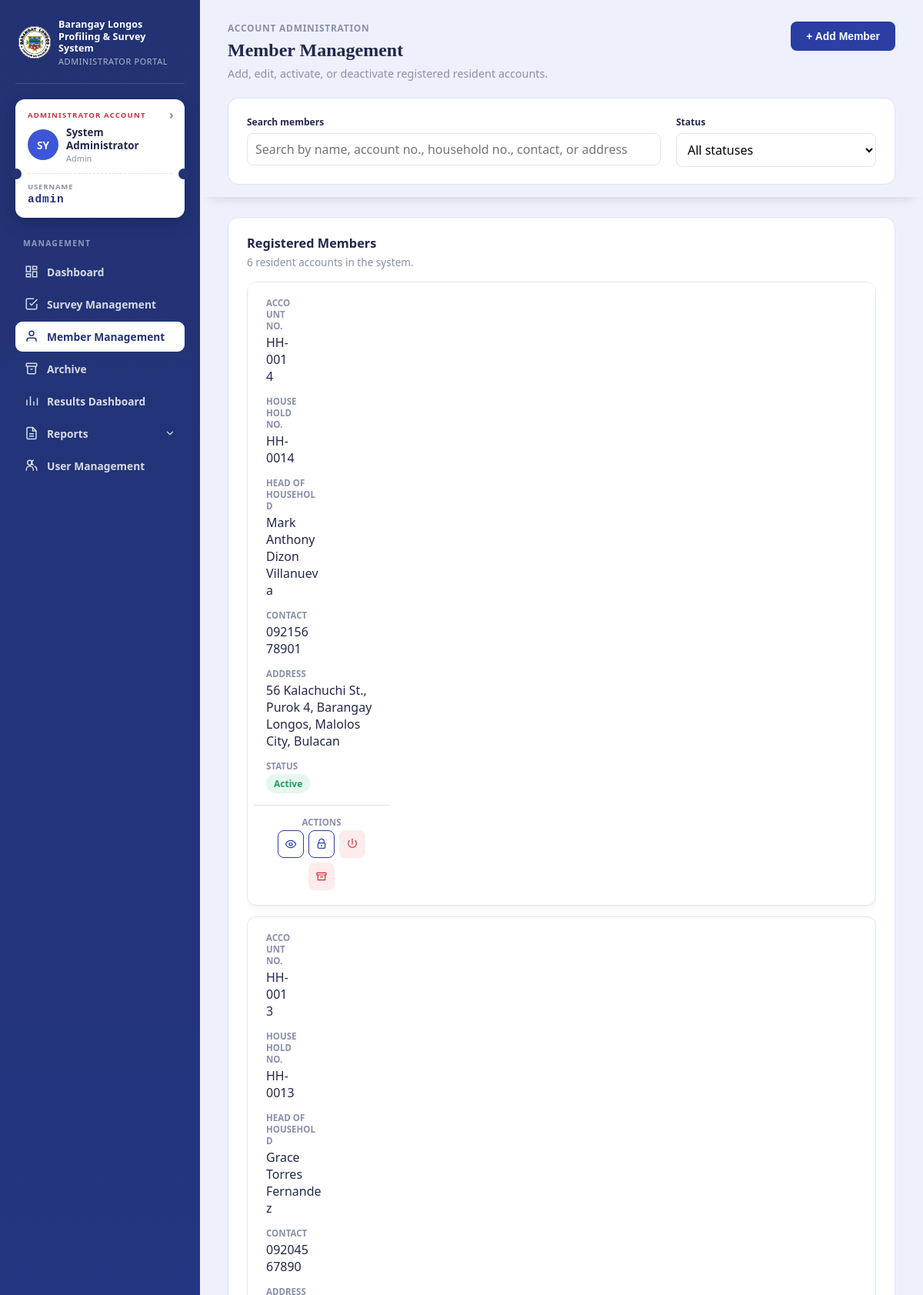
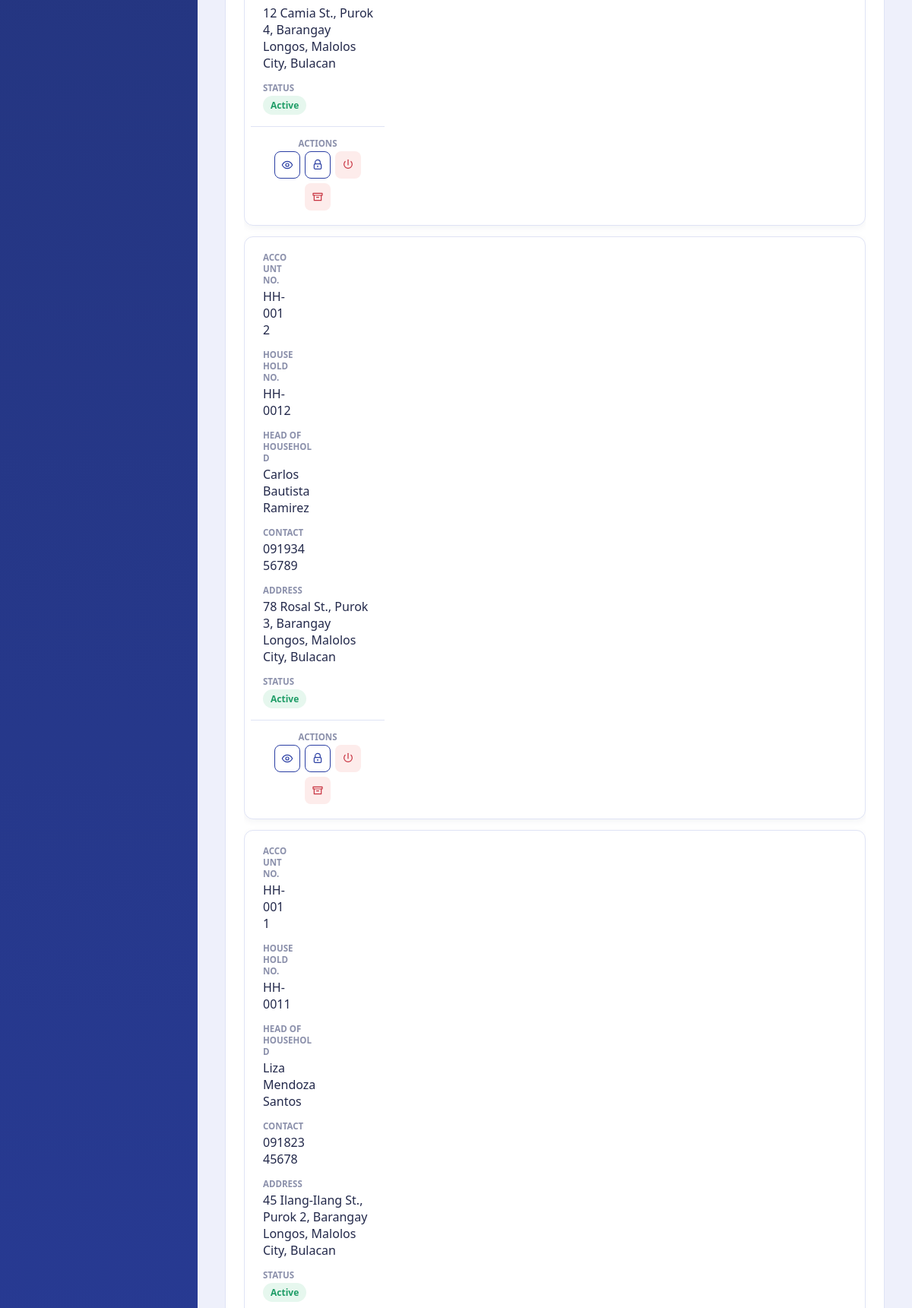
The app's page /admin/pages/members.php (signed in, upper part) with its own data (2 pictures, top to bottom).
### tables this page shows
CREATE TABLE `staff_admin` (
  `id` int(10) UNSIGNED NOT NULL,
  `username` varchar(80) NOT NULL,
  `full_name` varchar(120) NOT NULL,
  `password_hash` varchar(255) NOT NULL,
  `role` enum('admin','staff') NOT NULL DEFAULT 'staff',
  `contact_number` varchar(30) NOT NULL DEFAULT '',
  `address` text NOT NULL,
  `birthday` date DEFAULT NULL,
  `is_active` tinyint(1) NOT NULL DEFAULT 1,
  `archived_at` timestamp NULL DEFAULT NULL,
  `created_at` timestamp NULL DEFAULT current_timestamp()
);

CREATE TABLE `residents` (
  `id` int(10) UNSIGNED NOT NULL,
  `resident_number` varchar(30) NOT NULL,
  `household_number` varchar(30) NOT NULL,
  `head_name` varchar(120) NOT NULL,
  `contact_number` varchar(30) NOT NULL,
  `address` text NOT NULL,
  `purok` varchar(20) DEFAULT NULL,
  `is_active` tinyint(1) NOT NULL DEFAULT 1,
  `password_hash` varchar(255) NOT NULL,
  `must_change_password` tinyint(1) NOT NULL DEFAULT 1,
  `archived_at` timestamp NULL DEFAULT NULL,
  `created_at` timestamp NULL DEFAULT current_timestamp(),
  `updated_at` timestamp NULL DEFAULT current_timestamp() ON UPDATE current_timestamp()
);

### config/auth.php (called while the page is built, shortened)
<?php
require_once __DIR__ . '/database.php';
function h(?string $value): string
{
    return htmlspecialchars((string) $value, ENT_QUOTES, 'UTF-8');
}

### config/database.php (called while the page is built, shortened)
<?php
function database(): PDO
{
    static $connection = null;
    if ($connection instanceof PDO) {
        return $connection;
    }
    $connection = new PDO(
        'mysql:host=' . DB_HOST . ';dbname=' . DB_NAME . ';charset=utf8mb4',
        DB_USER,
        DB_PASS,
        [
            PDO::ATTR_ERRMODE => PDO::ERRMODE_EXCEPTION,
            PDO::ATTR_DEFAULT_FETCH_MODE => PDO::FETCH_ASSOC,
            PDO::ATTR_EMULATE_PREPARES => false,
        ]
    );
    $connection->exec("SET time_zone = '+08:00'");
    return $connection;
}

### config/admin_auth.php (called while the page is built, shortened)
<?php
require_once __DIR__ . '/auth.php';
function current_admin(): ?array
{
    $statement = database()->prepare('SELECT id, username, full_name, role, contact_number, address, birthday FROM staff_admin WHERE id = ? AND is_active = 1 LIMIT 1');
    $statement->execute([$_SESSION['admin_id']]);
    return $statement->fetch() ?: null;
}
function require_admin(): array
{
    $admin = current_admin();
    return $admin;
}

### admin/pages/members.php (the view, shortened to what this page needs)
<?php
require_once __DIR__ . '/../../config/admin_auth.php';
$admin = require_admin();
$db = database();
$perPage = 10;
$search = trim((string) ($_GET['q'] ?? ''));
$statusFilter = (string) ($_GET['status'] ?? 'all');
$statusFilter = in_array($statusFilter, ['all', 'active', 'inactive'], true) ? $statusFilter : 'all';
$where = ['archived_at IS NULL'];
$params = [];
$whereSql = $where ? ('WHERE ' . implode(' AND ', $where)) : '';
$countStatement = $db->prepare("SELECT COUNT(*) FROM residents $whereSql");
$countStatement->execute($params);
$memberCount = (int) $countStatement->fetchColumn();
$pageCount = max(1, (int) ceil($memberCount / $perPage));
$page = min(max(1, (int) ($_GET['page'] ?? 1)), $pageCount);
$offset = ($page - 1) * $perPage;
$memberStatement = $db->prepare(
    "SELECT id, resident_number, household_number, head_name, contact_number, address, is_active
     FROM residents
     $whereSql
     ORDER BY id DESC
     LIMIT $perPage OFFSET $offset"
);
$memberStatement->execute($params);
$members = $memberStatement->fetchAll();
function render_member_results(array $members, int $memberCount, int $perPage, string $search, string $statusFilter, int $page, int $pageCount): string
{
    ?>
        <div class="card-title-row">
            <div>
                <div class="card-title">Registered Members</div>
                <div class="card-desc"><?=$memberCount?> resident account<?=$memberCount===1?'':'s'?> in the system.</div>
            </div>
        </div>
        <table class="responsive-table member-table">
            <tbody>
            <?php foreach ($members as $m): ?>
                <tr>
                    <td data-label="Account No."><?=h($m['resident_number'])?></td>
                    <td data-label="Household No."><?=h($m['household_number'])?></td>
                    <td data-label="Head of Household"><?=h($m['head_name'])?></td>
                    <td data-label="Contact"><?=h($m['contact_number'])?></td>
                    <td data-label="Address"><?=h($m['address'])?></td>
                    <td data-label="Status"><span class="status-pill <?=$m['is_active']?'is-active':'is-inactive'?>"><?=$m['is_active']?'Active':'Deactivated'?></span></td>
                    <td data-label="Actions">
                        <div class="row-actions">
                            <a class="btn btn-outline btn-sm icon-action" href="resident_view.php?id=<?=(int) $m['id']?>" aria-label="View full record" data-tooltip="View / Edit full record"><svg viewBox="0 0 24 24" aria-hidden="true"><path d="M2 12s3.5-7 10-7 10 7 10 7-3.5 7-10 7-10-7-10-7Z"/><circle cx="12" cy="12" r="3"/></svg></a>
                            <?php
                                $resetConfirm = json_encode([
                                    'title' => 'Reset this member\'s password?',
                                    'description' => 'A new temporary password will be generated for ' . $m['head_name'] . '. They will need to use it to log in again.',
                                    'confirmLabel' => 'Yes, reset password',
                                    'variant' => 'danger',
                                ], JSON_HEX_APOS | JSON_HEX_QUOT);
                                $toggleConfirm = json_encode([
                                    'title' => ($m['is_active'] ? 'Deactivate' : 'Activate') . ' this member account?',
                                    'description' => $m['is_active']
                                        ? $m['head_name'] . ' will no longer be able to log in or answer surveys until reactivated.'
                                        : $m['head_name'] . ' will be able to log in and answer surveys again.',
                                    'confirmLabel' => $m['is_active'] ? 'Yes, deactivate' : 'Yes, activate',
                                    'variant' => $m['is_active'] ? 'danger' : 'info',
                                ], JSON_HEX_APOS | JSON_HEX_QUOT);
                            ?>
                            <form action="../../process/update_member.php" method="post" data-confirm-modal='<?=$resetConfirm?>'>
                                <button class="btn btn-outline btn-sm icon-action" type="submit" aria-label="Reset password" data-tooltip="Reset password"><svg viewBox="0 0 24 24" aria-hidden="true"><path d="M7 10V7a5 5 0 0 1 10 0v3"/><rect x="5" y="10" width="14" height="10" rx="2"/><path d="M12 14v2"/></svg></button>
                            </form>
                            <form action="../../process/update_member.php" method="post" data-confirm-modal='<?=$toggleConfirm?>'>
                                <button class="btn btn-sm <?=$m['is_active']?'btn-danger':'btn-primary'?> icon-action" type="submit" aria-label="<?=$m['is_active']?'Deactivate':'Activate'?> member" data-tooltip="<?=$m['is_active']?'Deactivate':'Activate'?>"><svg viewBox="0 0 24 24" aria-hidden="true"><path d="M12 2v10"/><path d="M6.2 5.2a8 8 0 1 0 11.6 0"/></svg></button>
                            </form>
                            <?php
                                $archiveConfirm = json_encode([
                                    'title' => 'Move this resident record to the archive?',
                                    'description' => $m['head_name'] . '\'s record will be moved to the Archive and their account deactivated. You can restore it or delete it permanently from the Archive.',
                                    'confirmLabel' => 'Yes, move to archive',
                                    'variant' => 'danger',
                                ], JSON_HEX_APOS | JSON_HEX_QUOT);
                            ?>
                            <form action="../../process/admin_archive_resident.php" method="post" data-confirm-modal='<?=$archiveConfirm?>'>
                                <button class="btn btn-danger btn-sm icon-action" type="submit" aria-label="Archive resident record" data-tooltip="Move to archive"><svg viewBox="0 0 24 24" aria-hidden="true"><path d="M3 5h18v4H3z"/><path d="M5 9v10h14V9"/><path d="M10 13h4"/></svg></button>
                            </form>
                        </div>
                    </td>
                </tr>
            <?php endforeach; ?>
            </tbody>
        </table>
    <?php
    return (string) ob_get_clean();
}
$resultsHtml = render_member_results($members, $memberCount, $perPage, $search, $statusFilter, $page, $pageCount);
?>
<!doctype html>
<html lang="en">
<head>
<link rel="stylesheet" href="../../assets/css/dashboard.css?v=13">
<link rel="stylesheet" href="../css/logout.css">
<link rel="stylesheet" href="../../assets/css/admin-management.css?v=3">
<link rel="stylesheet" href="../css/members.css?v=12">
<link rel="stylesheet" href="../../assets/css/profile.css?v=5">
<link rel="stylesheet" href="../css/confirm-modal.css?v=3">
</head>
<body>
<div class="portal-shell">
<aside class="sidebar">
    <div class="sidebar-brand"><div class="sidebar-seal"><img src="../../assets/img/barangay-longos-logo.jpg" alt="Barangay Longos Logo"></div><div class="wordmark">Barangay Longos<br>Profiling &amp; Survey System<small>Administrator Portal</small></div></div>
    <div class="id-card" data-navigate-href="admin_profile.php"><div class="id-eyebrow"><?= $admin['role'] === 'admin' ? 'Administrator Account' : 'Staff Account' ?></div><div class="id-card-row"><div class="id-avatar"><?= h(strtoupper(substr($admin['full_name'], 0, 2))) ?></div><div class="id-card-name"><?=h($admin['full_name'])?><small><?=h(ucfirst($admin['role']))?></small></div></div><div class="id-card-perf"></div><div class="id-card-number"><span>Username</span><?= h($admin['username']) ?></div></div>
    <nav class="nav-group"><span class="nav-label">Management</span>
        <a class="nav-link" href="dashboard.php"><span class="nav-icon"><svg viewBox="0 0 24 24" fill="none" stroke="currentColor" stroke-width="2"><rect x="3" y="3" width="7" height="9"/><rect x="14" y="3" width="7" height="5"/><rect x="14" y="12" width="7" height="9"/><rect x="3" y="16" width="7" height="5"/></svg></span>Dashboard</a>
        <a class="nav-link" href="surveys.php"><span class="nav-icon"><svg viewBox="0 0 24 24" fill="none" stroke="currentColor" stroke-width="2"><path d="M9 11l3 3L22 4"/><path d="M21 12v7a2 2 0 0 1-2 2H5a2 2 0 0 1-2-2V5a2 2 0 0 1 2-2h11"/></svg></span>Survey Management</a>
        <a class="nav-link" href="members.php" aria-current="page"><span class="nav-icon"><svg viewBox="0 0 24 24" fill="none" stroke="currentColor" stroke-width="2"><path d="M20 21v-2a4 4 0 0 0-4-4H8a4 4 0 0 0-4 4v2"/><circle cx="12" cy="7" r="4"/></svg></span>Member Management</a><a class="nav-link" href="archive.php"><span class="nav-icon"><svg viewBox="0 0 24 24" fill="none" stroke="currentColor" stroke-width="2"><rect x="3" y="3" width="18" height="5" rx="1"/><path d="M5 8v11a2 2 0 0 0 2 2h10a2 2 0 0 0 2-2V8"/><line x1="10" y1="13" x2="14" y2="13"/></svg></span>Archive</a>
        <a class="nav-link" href="results.php"><span class="nav-icon"><svg viewBox="0 0 24 24" fill="none" stroke="currentColor" stroke-width="2"><line x1="4" y1="20" x2="4" y2="10"/><line x1="10" y1="20" x2="10" y2="4"/><line x1="16" y1="20" x2="16" y2="13"/><line x1="22" y1="20" x2="22" y2="7"/></svg></span>Results Dashboard</a>
        <div class="nav-group-item">
            <button type="button" class="nav-link nav-parent" aria-expanded="false"><span class="nav-icon"><svg viewBox="0 0 24 24" fill="none" stroke="currentColor" stroke-width="2"><path d="M14 2H6a2 2 0 0 0-2 2v16a2 2 0 0 0 2 2h12a2 2 0 0 0 2-2V8z"/><path d="M14 2v6h6"/><line x1="8" y1="13" x2="16" y2="13"/><line x1="8" y1="17" x2="16" y2="17"/></svg></span>
                <span>Reports</span>
                <svg class="nav-chevron" viewBox="0 0 24 24" fill="none" stroke="currentColor" stroke-width="2" stroke-linecap="round" stroke-linejoin="round"><polyline points="6 9 12 15 18 9"/></svg>
            </button>
        </div>
        <?php if ($admin['role'] === 'admin'): ?><a class="nav-link" href="users.php"><span class="nav-icon"><svg viewBox="0 0 24 24" fill="none" stroke="currentColor" stroke-width="2"><circle cx="9" cy="7" r="4"/><path d="M3 21v-2a6 6 0 0 1 12 0v2"/><path d="M16 11a4 4 0 0 1 0-8"/><path d="M21 21v-2a6 6 0 0 0-4-5.7"/></svg></span>User Management</a><?php endif; ?>
    </nav>
</aside>
<main class="main">
    <div class="sticky-head">
    <div class="topbar">
        <div>
            <div class="page-eyebrow">Account administration</div>
            <h1 class="page-title">Member Management</h1>
            <p class="page-sub">Add, edit, activate, or deactivate registered resident accounts.</p>
        </div>
        <button class="btn btn-primary" type="button" onclick="openAddMemberModal()">+ Add Member</button>
    </div>
    <form class="member-filters card" method="get" id="memberFilterForm">
        <div class="member-filters-row">
            <label class="member-filter-field">
                <span class="member-filter-label">Search members</span>
                <input type="search" name="q" id="memberSearchInput" value="<?= h($search) ?>" placeholder="Search by name, account no., household no., contact, or address" autocomplete="off">
            </label>
            <label class="member-filter-field member-filter-field-status">
                <span class="member-filter-label">Status</span>
                <select name="status" id="memberStatusSelect">
                    <option value="all" <?= $statusFilter === 'all' ? 'selected' : '' ?>>All statuses</option>
                </select>
            </label>
        </div>
    </form>
    </div>
    <div class="card members-list-card">
        <div id="memberResults"><?= $resultsHtml ?></div>
    </div>
</main>
</div>
</body>
</html>

### records on screen
staff_admin: full_name "SY", full_name "System Administrator", role "Admin", username "admin"
residents: resident_number "HH-0014", household_number "HH-0014", head_name "Mark Anthony Dizon Villanueva", contact_number "09215678901", address "56 Kalachuchi St., Purok 4, Barangay Longos, Malolos City, Bulacan", is_active "Active"
residents: resident_number "HH-0013", household_number "HH-0013", head_name "Grace Torres Fernandez", contact_number "09204567890", address "12 Camia St., Purok 4, Barangay Longos, Malolos City, Bulacan", is_active "Active"
residents: resident_number "HH-0012", household_number "HH-0012", head_name "Carlos Bautista Ramirez", contact_number "09193456789", address "78 Rosal St., Purok 3, Barangay Longos, Malolos City, Bulacan", is_active "Active"
residents: resident_number "HH-0011", household_number "HH-0011", head_name "Liza Mendoza Santos", contact_number "09182345678", address "45 Ilang-Ilang St., Purok 2, Barangay Longos, Malolos City, Bulacan", is_active "Active"

### other values on screen
$memberCount "6"
